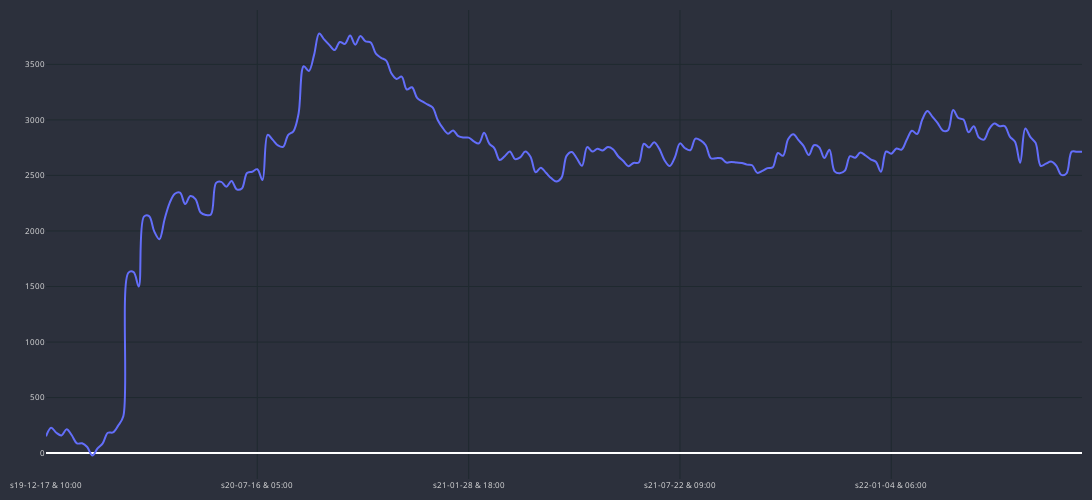

This figure's notebook cell:
### Code cell
cp = CandlePlotting(df_trade, candele=False)
cp.show_plot(line_traces=['GAIN_C'])

### Figure 1 — Plotly figure (JSON) as saved in the notebook; plotly's stock layout.template omitted (floating-point values rounded to 4 significant figures; data arrays with more than 128 entries replaced by an {"elided": "..."} marker saying what was removed)
{"data": [{"line": {"shape": "spline", "width": 2}, "name": "GAIN_C", "type": "scatter", "x": {"elided": "202 str values"}, "y": {"elided": "202 float values"}}], "layout": {"font": {"color": "#e1e1e1", "size": 8}, "height": 500, "margin": {"b": 10, "l": 10, "r": 10, "t": 10}, "paper_bgcolor": "#2c303c", "plot_bgcolor": "#2c303c", "width": 1200, "xaxis": {"gridcolor": "#1f292f", "nticks": 5, "rangeslider": {"visible": false}}, "yaxis": {"gridcolor": "#1f292f"}}}
